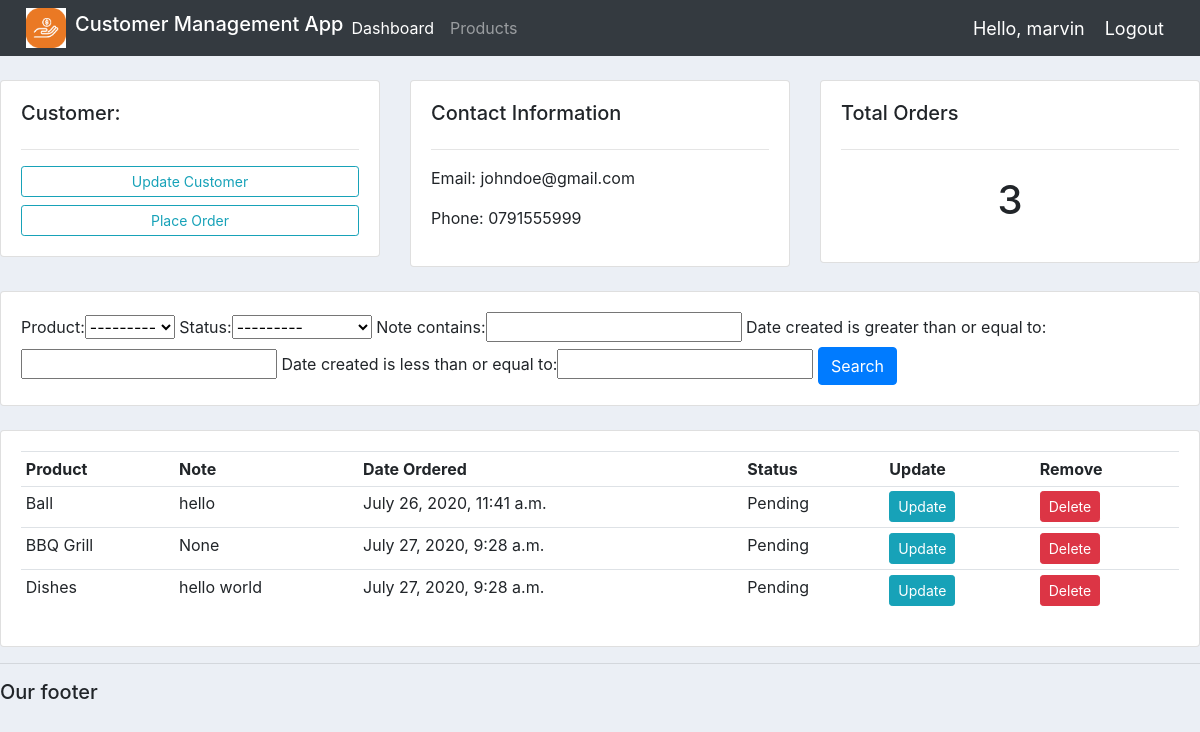
The app's page /customer/1/ (signed in) with its own data.
### accounts/models.py (models this page shows, shortened)
class Customer(models.Model):
    name = models.CharField(max_length=200, null=True)
    phone = models.CharField(max_length=200, null=True)
    email = models.CharField(max_length=200, null=True)
    date_created = models.DateTimeField(auto_now_add=True)

class Order(models.Model):
    STATUS = (
        ('Pending', 'Pending'),
        ('Out for delivery', 'Out for delivery'),
        ('Delivered', 'Delivered'),
        )
    customer = models.ForeignKey(Customer, null=True, on_delete= models.SET_NULL)
    product  = models.ForeignKey(Product, null=True, on_delete= models.SET_NULL)
    date_created = models.DateTimeField(auto_now_add=True)
    status = models.CharField(max_length=200, null=True, choices=STATUS)
    note = models.CharField(max_length=200, null=True)

class Product(models.Model):
    CATEGORY = (
        ('Indoor', 'Indoor'),
        ('Out Door', 'Out Door')
        )
    name = models.CharField(max_length=200, null=True)
    price = models.FloatField(null=True)
    category = models.CharField(max_length=200, null=True, choices=CATEGORY)
    description = models.CharField(max_length=200, null=True, blank=True)
    date_created = models.DateTimeField(auto_now_add=True)
    tags = models.ManyToManyField(Tag)
    def __str__(self):
           return self.name

### accounts/views.py (the view)
# urls.py: path('customer/<str:pk>/', views.customer, name='customer'),
@login_required(login_url='login')
def customer(request, pk):
    customer = Customer.objects.get(id=pk)
    orders = customer.order_set.all()
    order_count = orders.count()
    myFilter = OrderFilter(request.GET, queryset=orders)
    orders = myFilter.qs
    context = {'customer':customer, 'orders':orders, 'order_count':order_count,'myFilter':myFilter}
    return render(request, 'accounts/customer.html', context)

### accounts/templates/accounts/customer.html
{% extends 'accounts/main.html' %}
{% block content %}
        <br>
<div class="row">
    <div class="col-md">
        <div class="card card-body">
            <h5>Customer:</h5>
            <hr>
            <a class="btn btn-outline-info btn-sm btn-block" href="">Update Customer</a>
            <a class="btn btn-outline-info btn-sm btn-block" href="{% url 'create_order' customer.id %}">Place Order</a>
        </div>
    </div>
    <div class="col-md">
        <div class="card card-body">
            <h5>Contact Information</h5>
            <hr>
            <p>Email: {{customer.email}} </p>
            <p>Phone: {{customer.phone}}</p>
        </div>
    </div>
    <div class="col-md">
        <div class="card card-body">
            <h5>Total Orders</h5>
            <hr>
            <h1 style="text-align: center; padding: 10px">{{order_count}}</h1>
        </div>
    </div>
</div>
<br>
<div class="row">
    <div class="col">
        <div class="card card-body">
            <form method="get">
                {{myFilter.form}}
                <button class="btn btn-primary" type="submit">Search</button>
            </form>
        </div>
    </div>
</div>
<br>
<div class="row">
    <div class="col-md">
        <div class="card card-body">
            <table class="table table-sm">
                <tr>
                    <th>Product</th>
                    <th>Note</th>
                    <th>Date Ordered</th>
                    <th>Status</th>
                    <th>Update</th>
                    <th>Remove</th>
                </tr>
                {% for order in orders %}
                <tr>
                    <td>{{order.product}}</td>
                    <td>{{order.note}}</td>
                    <td>{{order.date_created}}</td>
                    <td>{{order.status}}</td>
                    <td><a class="btn btn-sm btn-info" href="{% url 'update_order' order.id %}">Update</a></td>
                    <td><a class="btn btn-sm btn-danger" href="{% url 'delete_order' order.id %}">Delete</a></td>
                </tr>
                {% endfor %}
            </table>
        </div>
    </div>
</div>
{% endblock %}

### accounts/templates/accounts/navbar.html (shortened to what this page needs)
{% load static %}
<nav class="navbar navbar-expand-lg navbar-dark bg-dark">
    <img src="{% static 'images/logo.png' %}" style="height: 40px;margin-left: 10px">&nbsp;&nbsp;<h5 class="text-white"> Customer Management App</h5>
    <div class="collapse navbar-collapse" id="navbarNav">
        <ul class="navbar-nav">
            <li class="nav-item active">
                <a class="nav-link" href="{% url 'home' %}">Dashboard </a>
            </li>
            <li class="nav-item">
                <a class="nav-link" href="{% url 'products' %}">Products</a>
            </li>
        </ul>
    </div>
    <span class="hello-msg">Hello, {{request.user}}</span>
    <span><a class="hello-msg" href="{% url 'logout' %}">Logout</a></span>
</nav>

### static/css/main.css (style rules this page uses)
body { background-color: #ebeff5; }

### accounts/templates/accounts/navbar.html (style rules this page uses)
.hello-msg { font-size: 18px; color: white; margin-right: 20px; }

### records on screen
Customer: email "johndoe@gmail.com", phone "0791555999"
Order: product "Ball", note "hello", date_created "July 26, 2020, 11:41 a.m.", status "Pending"
Order: product "BBQ Grill", note "None", date_created "July 27, 2020, 9:28 a.m.", status "Pending"
Order: product "Dishes", note "hello world", date_created "July 27, 2020, 9:28 a.m.", status "Pending"

### other values on screen
{{ request.user }} "marvin"
{{ order_count }} "3"
